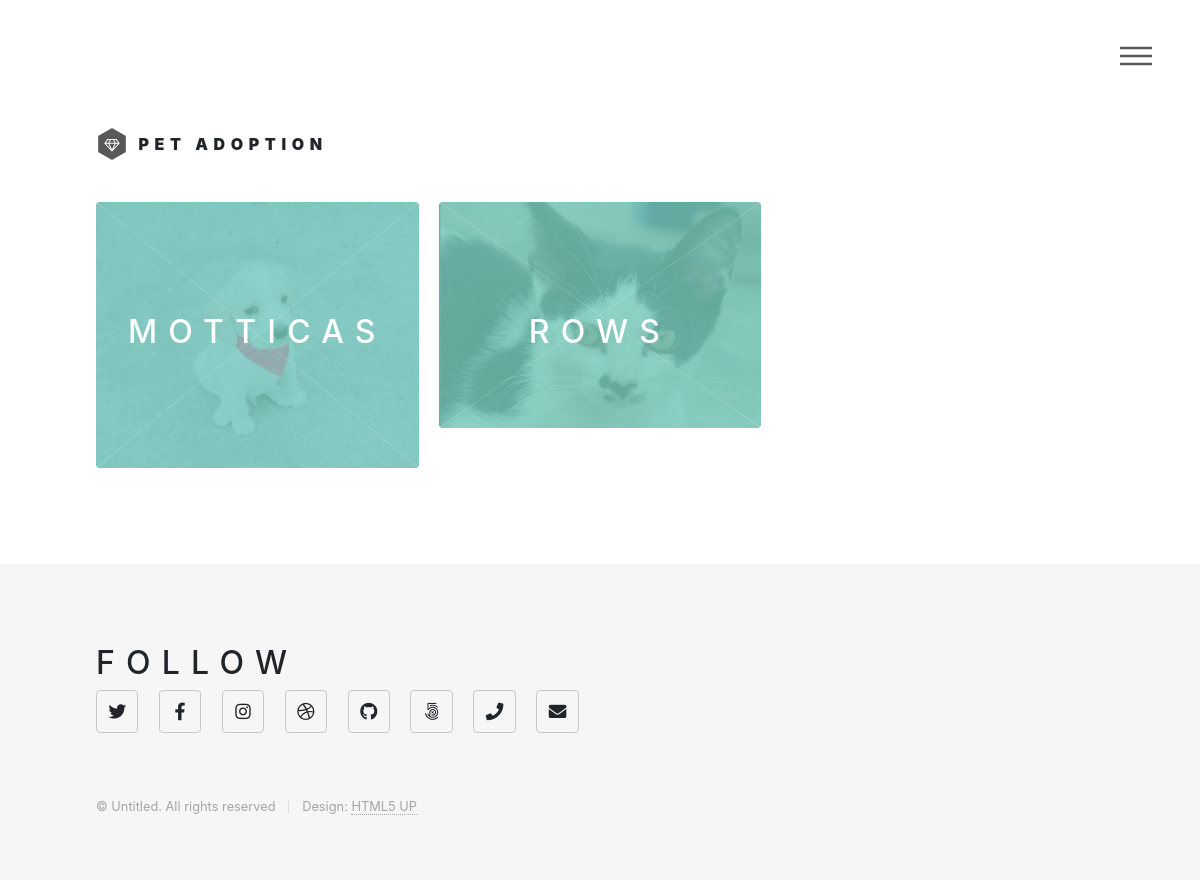
Before: / with the older database file.
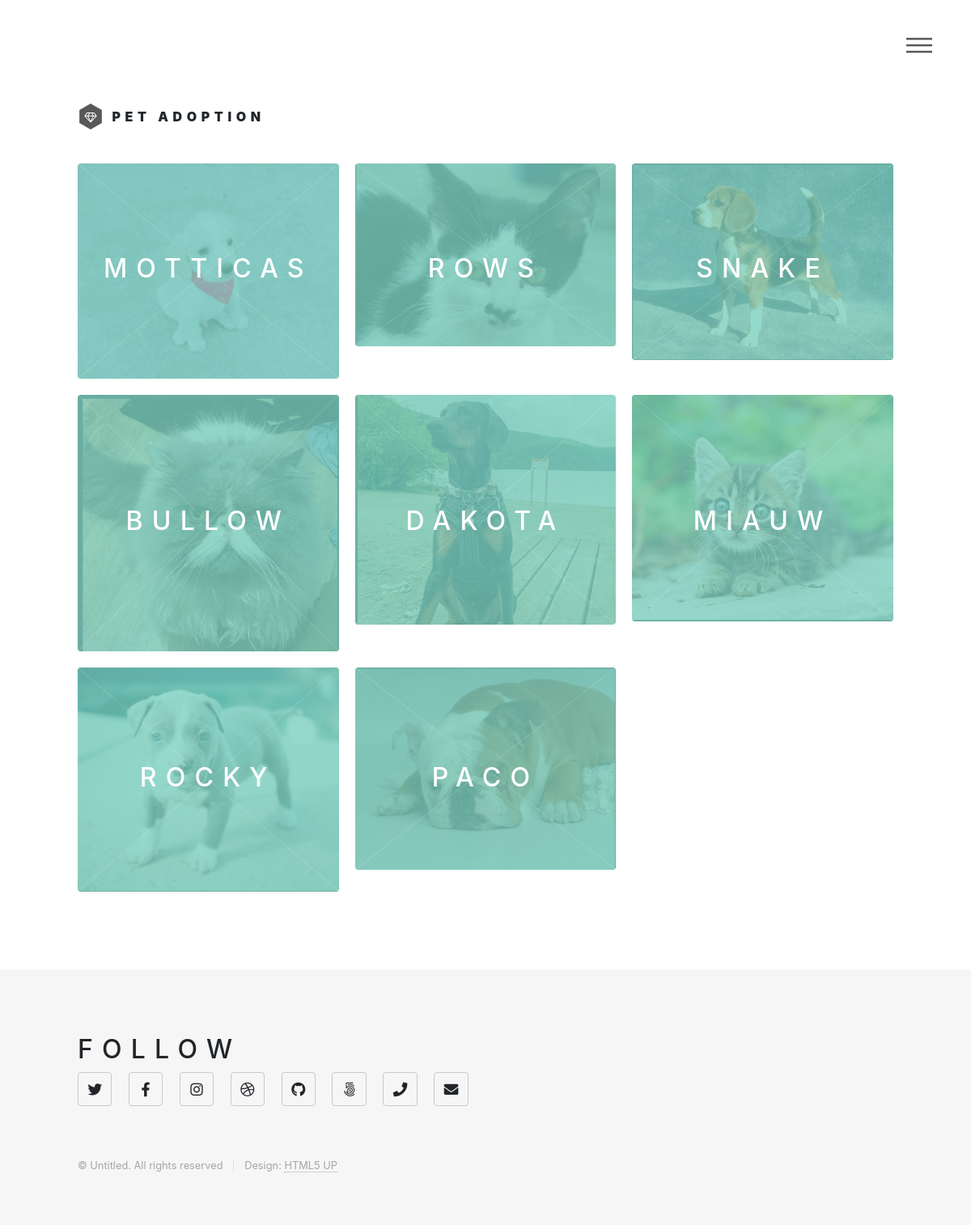
After: the same page with the newer database file.
### website/models.py (models this page shows)
class Media(db.Model):
    id = db.Column(db.Integer, primary_key = True)
    path = db.Column(db.String(150), nullable = False)
    pet_id = db.Column(db.Integer, db.ForeignKey('pet.id'))

class Pet(db.Model):
    id = db.Column(db.Integer, primary_key = True)
    name = db.Column(db.String(100), nullable = False)
    age = db.Column(db.String(100))
    sex = db.Column(db.String(100), nullable = False)
    status = db.Column(db.Boolean, default = True)
    pet_type_id = db.Column(db.Integer, db.ForeignKey('pet_type.id'))
    breed_id = db.Column(db.Integer, db.ForeignKey('breed.id'))
    medias = db.relationship(Media)

### website/index.py (the view)
@indexs.route('/')
def index():
    posts = db.engine.execute('SELECT media.path, pet.name, post.description FROM media, pet, post WHERE media.pet_id = post.pet_id AND post.pet_id = pet.id')
    random_style = str(random.randint(1, 6))
    return render_template("index.html", user=current_user, posts=posts, random_style=random_style)

### website/templates/index.html (shortened to what this page needs)
{% extends "base.html" %}
{% block posts %}
<br>
{% for post in posts%}
    <article class="{{'style' + random_style}}">
        <span class="image">
            <img src="{{ url_for('static', filename='images/pet_media/' + post.path)}}" alt="" />
        </span>
        <a href="generic.html">
            <h2>{{post.name}}</h2>
        </a>
    </article>
{% endfor %}
{% endblock%}

### website/templates/base.html (shortened to what this page needs)
<!DOCTYPE html>
<html>
    <head>
        <link rel="stylesheet" href="{{ url_for('static', filename='css/main.css')}}" />
        <link
        rel="stylesheet"
        href="https://stackpath.bootstrapcdn.com/bootstrap/4.4.1/css/bootstrap.min.css"
        />
    </head>
    <body class="is-preload">
        <div id="wrapper">
            <header id="header">
                <div class="inner">
                    <a href="/" class="logo">
                        <span class="symbol"><img src="{{ url_for('static', filename='images/logo.svg' )}}" alt="" /></span><span class="title">Pet Adoption</span>
                    </a>
                    <nav>
                        <ul>
                            <li><a href="#menu">Menu</a></li>
                        </ul>
                    </nav>
                </div>
            </header>
            <div id="main">
                <div class="inner">
                    <section class="tiles">
                        {% block posts %} {% endblock%}
                    </section>
                </div>
            </div>
            <footer id="footer">
                <div class="inner">
                    <section>
                        <h2>Follow</h2>
                        <ul class="icons">
                            <li><a href="#" class="icon brands style2 fa-twitter"><span class="label">Twitter</span></a></li>
                            <li><a href="#" class="icon brands style2 fa-facebook-f"><span class="label">Facebook</span></a></li>
                            <li><a href="#" class="icon brands style2 fa-instagram"><span class="label">Instagram</span></a></li>
                            <li><a href="#" class="icon brands style2 fa-dribbble"><span class="label">Dribbble</span></a></li>
                            <li><a href="#" class="icon brands style2 fa-github"><span class="label">GitHub</span></a></li>
                            <li><a href="#" class="icon brands style2 fa-500px"><span class="label">500px</span></a></li>
                            <li><a href="#" class="icon solid style2 fa-phone"><span class="label">Phone</span></a></li>
                            <li><a href="#" class="icon solid style2 fa-envelope"><span class="label">Email</span></a></li>
                        </ul>
                    </section>
                    <ul class="copyright">
                        <li>&copy; Untitled. All rights reserved</li><li>Design: <a href="http://html5up.net">HTML5 UP</a></li>
                    </ul>
                </div>
            </footer>
        </div>
    </body>
</html>

Changed rows visible on the page:
added Media: path (picture), name "SNAKE"
added Media: path (picture), name "BULLOW"
added Media: path (picture), name "DAKOTA"
added Media: path (picture), name "MIAUW"
added Media: path (picture), name "ROCKY"
added Media: path (picture), name "PACO"
